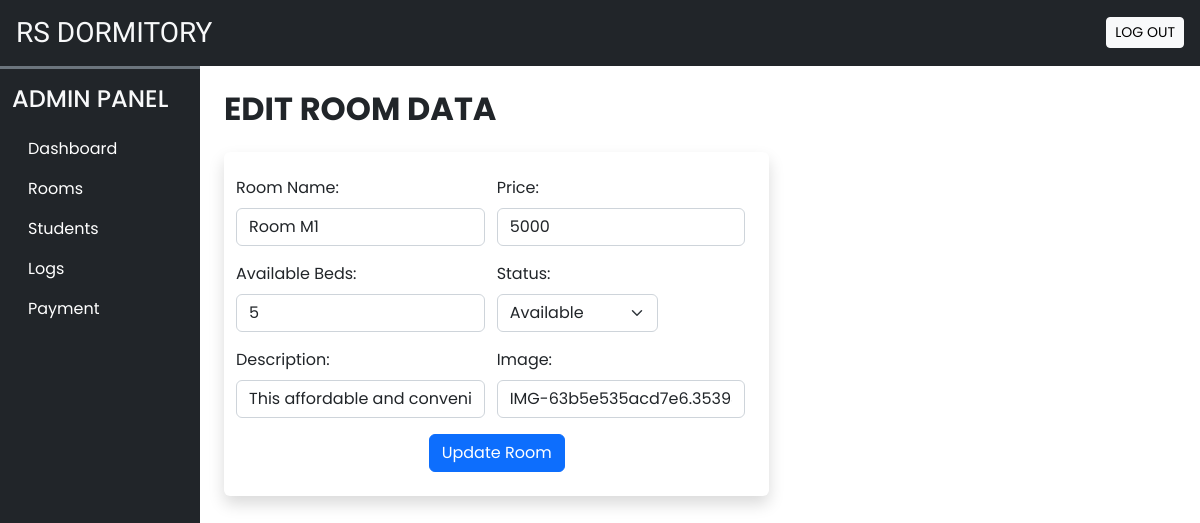
Before: /function/editRoom.php?room_id=29 with the older database file.
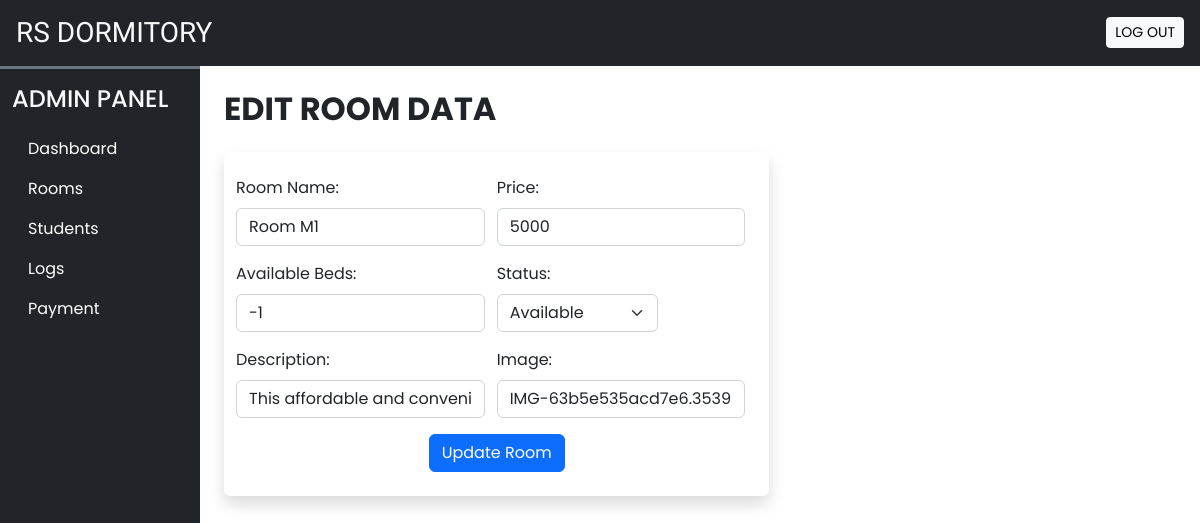
After: the same page with the newer database file.
### tables this page shows
CREATE TABLE `room_data` (
  `room_id` int(10) UNSIGNED NOT NULL,
  `room_name` varchar(30) NOT NULL,
  `price` float NOT NULL,
  `available_beds` int(10) NOT NULL,
  `room_occupants` int(10) NOT NULL,
  `dorm_id` int(10) UNSIGNED NOT NULL,
  `status` text NOT NULL,
  `description` text NOT NULL,
  `image` text NOT NULL
);

### function/editRoom.php (the view, shortened to what this page needs)
<!DOCTYPE html>
<html>
<head>
    <?php require('../admin/inc/links.php'); ?>
</head>
<body>
    <?php require('header.php'); ?>
    <div class="container-fluid" id="main-content">
        <div class="row">
            <div class="col-lg-10 ms-auto p-4 overflow-hidden">
                <h2 class="fw-bold mb-4">EDIT ROOM DATA</h2>
                <div class="row">
                    <div class="col-md-7">
                        <?php
                        if (isset($_GET['room_id'])) {
                            $room_id = $_GET['room_id'];
                            $sql = "SELECT * FROM `room_data` WHERE room_id = $room_id";
                            $result = mysqli_query($conn, $sql);
                            if (mysqli_num_rows($result) > 0) {
                                $row = mysqli_fetch_assoc($result);
                                echo '
                                <div class="container-fluid">
                                    <div class="row">
                                            <div class="bg-white rounded shadow p-4">
                                                <form method="POST">
                                                    <div class="row" class="d-flex">
                                                        <div class="col-md-6 ps-0 mb-3">
                                                            <label class="form-label" for="room_name">Room Name:</label>
                                                            <input type="text" class="form-control shadow-none" id="room_name" name="room_name" value="' . $row['room_name'] . '">
                                                        </div>
                                                        <div class="col-md-6 ps-0 mb-3">
                                                            <label class="form-label" for="price">Price:</label>
                                                            <input type="number"  class="form-control shadow-none" id="price" name="price" value="' . $row['price'] . '">
                                                        </div>
                                                        <div class="col-md-6 ps-0 mb-3">
                                                            <label class="form-label" for="available_beds">Available Beds:</label>
                                                            <input type="text"  class="form-control shadow-none" id="available_beds" name="available_beds" value="' . $row['available_beds'] . '">
                                                        </div>
                                                        <div class="col-md-4 ps-0 mb-3">
                                                            <label class="form-label" for="status">Status: </label>
                                                            <select name="status" class="form-select shadow-none "  value="' . $row['status'] . '" >
                                                                <option value="Available">Available</option>
                                                            </select>
                                                        </div>
                                                        <div class="col-md-6 ps-0 mb-3">
                                                            <label class="form-label" for="description">Description:</label>
                                                            <input type="text"  class="form-control shadow-none" id="description" name="description" value="' . $row['description'] . '">
                                                        </div>
                                                        <div class="col-md-6 ps-0 mb-3">
                                                            <label class="form-label" for="image">Image:</label>
                                                            <input type="text"  class="form-control shadow-none" id="image" name="image" value="' . $row['image'] . '">
                                                        </div>
                                                    </div>
                                                    <div class="d-flex justify-content-evenly">
                                                    <button type="submit" name="submit" class="btn btn-md text-white btn-primary shadow-none">Update Room</button>
                                                    </div>
                                                 </form>
                                        </div>
                                    </div>
                                </div>';
                            }
                        }
                        ?>
                    </div>
                </div>
            </div>
        </div>
</body>
</html>

### admin/inc/links.php (shortened to what this page needs)
<link href="https://cdn.jsdelivr.net/npm/bootstrap@5.0.2/dist/css/bootstrap.min.css" rel="stylesheet">
<link rel="stylesheet" href="https://cdn.jsdelivr.net/npm/bootstrap-icons@1.10.3/font/bootstrap-icons.css">
<link rel="stylesheet" href="css/common.css">
<link rel="stylesheet" href="https://cdnjs.cloudflare.com/ajax/libs/twitter-bootstrap/5.2.0/css/bootstrap.min.css">
<link rel="stylesheet" href="https://cdn.datatables.net/1.13.1/css/dataTables.bootstrap5.min.css">
<link rel="stylesheet" href="https://cdn.datatables.net/select/1.5.0/css/select.bootstrap5.min.css">

### function/header.php (shortened to what this page needs)
<div class="container-fluid bg-dark text-light p-3 d-flex align-items-center justify-content-between sticky-top">
    <h3 class="mb-0 h-font">RS DORMITORY</h3>
    <a href="../admin/logout.php" class="btn btn-light btn-sm">LOG OUT</a>
</div>
<div class="col-lg-2 bg-dark border-top border-3 border-secondary" style="position: fixed; height: 100%;">
    <nav class="navbar navbar-expand-lg navbar-dark">
        <div class="container-fluid flex-lg-column align-items-stretch">
            <h4 class="mt-2 text-light">ADMIN PANEL</h4>
            <div class="collapse navbar-collapse flex-column align-items-stretch mt-2" id="adminDropdown">
                <ul class="nav nav-pills flex-column">
                    <li class="nav-item">
                        <a class="nav-link text-white" href="../admin/dashboard.php">Dashboard</a>
                    </li>
                    <li class="nav-item">
                        <a class="nav-link text-white" href="../function/searchRoom.php">Rooms</a>
                    </li>
                    <li class="nav-item">
                        <a class="nav-link text-white" href="../function/searchStudent.php">Students</a>
                    </li>
                    <li class="nav-item">
                        <a class="nav-link text-white" href="../function/searchLog.php">Logs</a>
                    </li>
                    <li class="nav-item">
                        <a class="nav-link text-white" href="../function/searchPay.php">Payment</a>
                    </li>
                </ul>
            </div>
        </div>
    </nav>
</div>

### css/common.css (style rules this page uses)
:root { --teal: #2ec1ac; --teal-hover: #279e8c; }
* { font-family: 'Poppins', sans-serif; }
.h-font { font-family: 'Merienda', cursive; }
input[type=number] { appearance: textfield; }

### function/header.php (style rules this page uses)
* { font-family: 'Poppins', sans-serif; }
.h-font { font-family: 'Merienda', cursive; }

Changed rows visible on the page:
changed room_data "Room M1": available_beds "5" → "-1"
